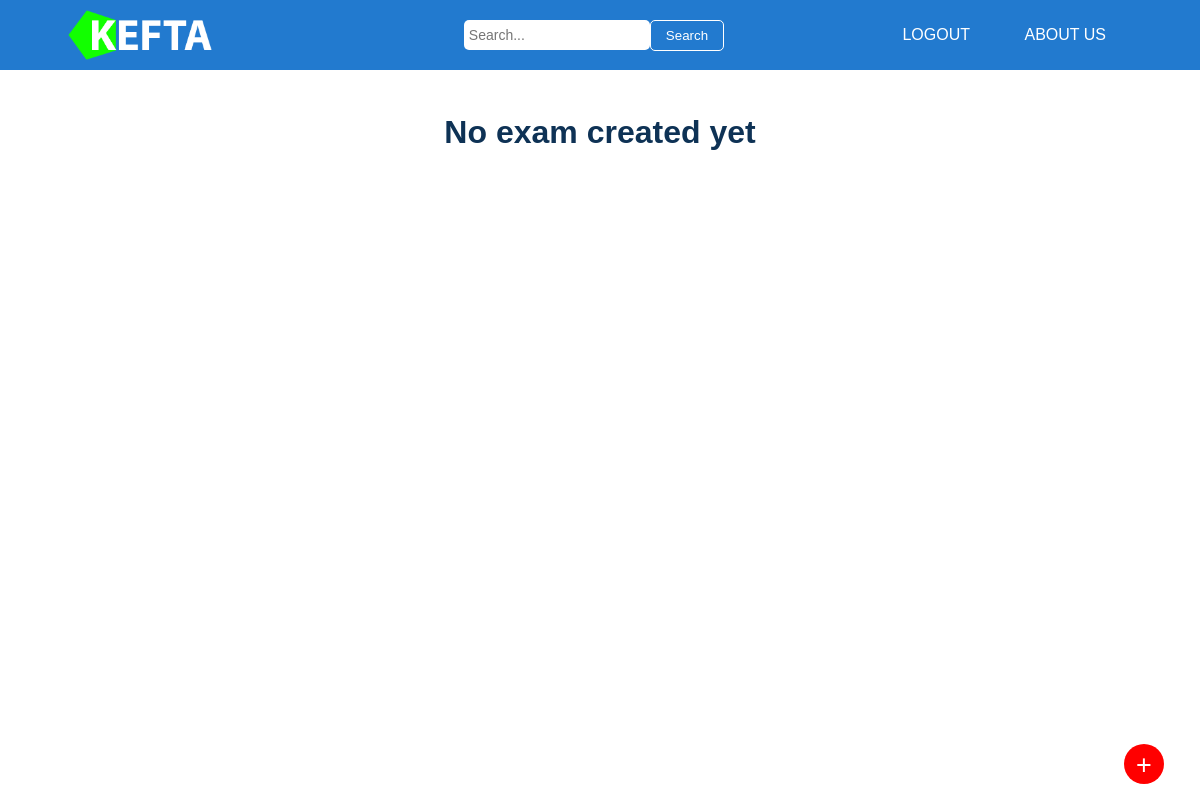
The page /exam/e55a221c-e8f1-492c-8fa3-c2ff10cf9cfa (signed in) on the database as committed earlier.
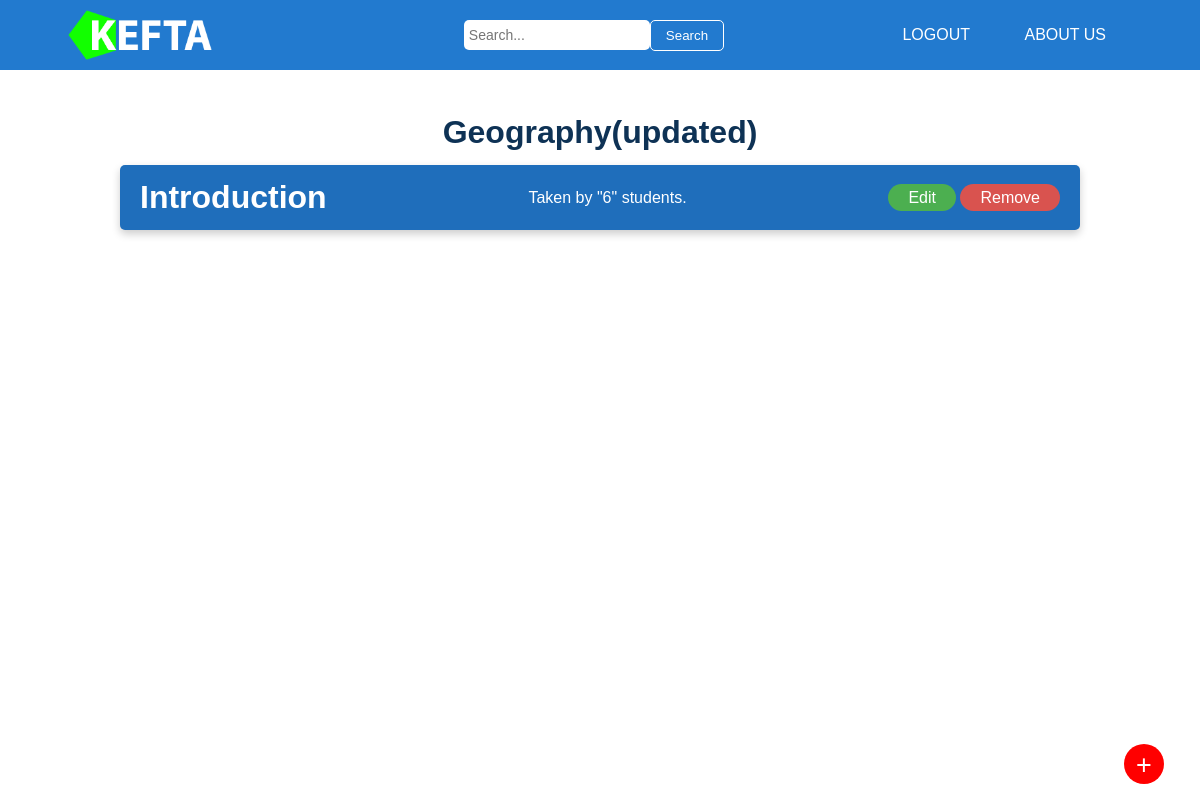
The same page on the database as committed later.
### models/class_.py (models this page shows, shortened)
class Class(db.Model):
    id = db.Column(db.String(60), primary_key=True, default=generate_uuid)
    name = db.Column(db.String(60), nullable=False)
    teacher_id = db.Column(db.String(60), db.ForeignKey('teacher.id'),
                           nullable=False)
    created_at = db.Column(db.DateTime, nullable=False,
                           default=datetime.utcnow)
    updated_at = db.Column(db.DateTime, nullable=False,
                           default=datetime.utcnow)
    image_name = db.Column(db.String(60), nullable=False)
    exams = db.relationship('Exam', backref='class', lazy=True,
                            cascade="all, delete-orphan")

### models/exam.py (models this page shows, shortened)
class Exam(db.Model):
    id = db.Column(db.String(60), primary_key=True, default=generate_uuid)
    name = db.Column(db.String(60), nullable=False)
    created_at = db.Column(db.DateTime, nullable=False,
                           default=datetime.utcnow)
    class_id = db.Column(db.String(60), db.ForeignKey('class.id'),
                         nullable=False)
    created_at = db.Column(db.DateTime, nullable=False,
                           default=datetime.utcnow)
    updated_at = db.Column(db.DateTime, nullable=False,
                           default=datetime.utcnow)
    questions = db.relationship('Question', backref='exam', lazy=True,
                                cascade="all, delete-orphan")
    marks = db.relationship('Mark')
    def student_no(self):
        return len(self.marks)

### views/exam.py (the view)
@exam.route('/exam/<string:class_id>', methods=['GET', 'POST'])
@login_required
def exams(class_id):
    all_exam = Exam.query.filter_by(class_id=class_id).all()
    current_class = Class.query.filter_by(id=class_id).first()
    return render_template('exam.html', user=current_user,
                           exams=all_exam, current_class=current_class)

### app.py (called while the page is built)
@app.teardown_appcontext
def teardown_handler(self):
    db.session.remove()

### templates/exam.html (shortened to what this page needs)
{% extends "base.html" %}
{% block style %}
<link rel="stylesheet" type="text/css" href="../static/css/exam.css">
{% endblock %}
{% block content%}
{% if exams|length == 0 %}
	<h1 class="class-name">No exam created yet</h1>
{% else %}
	<h1 class="class-name">{{ exams[0].class.name }}</h1>
{% endif %}
{% for exam in exams %}
<div class="exam-list" onclick="questionList('{{ exam.id }}')">
	<h1>{{ exam.name }}</h1>
	<p class="status">Taken by "{{ exam.student_no() }}" students.</p>
	{% if exam.class.teacher.id == user.id %}
		<div class="edit_question">
			<a onclick="editExam('{{exam.id}}'); event.stopPropagation();" class="edit_btn">Edit</a>
			<a onclick="deleteExam('{{exam.id}}'); event.stopPropagation();" class="remove_btn">Remove</a>
		</div>
	{% endif %}
</div>
{% endfor %}
{% if current_class.teacher_id == user.id %}
<div class="add_button">
	<a onclick="add_exam('{{current_class.id}}')" value="{{ current_class.id }}">
		<p>+</p>
	</a>
</div>
{% endif %}
{% endblock %}

Rows that differ between the two databases and show on the page:
now on this page (row edited): Class: name "Geography(updated)"
added Exam: name "Introduction", student_no "6"
Other text that changed with them:
text no longer shown: "No exam created yet"
